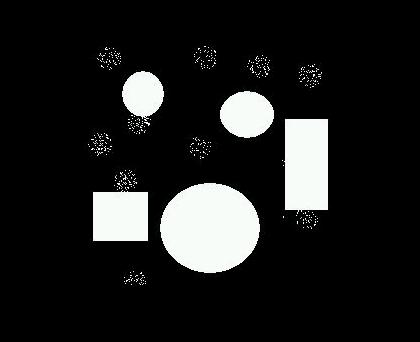
%> input picture pre/image.jpeg, 420 x 342 px
$ octave lcx.m   (GNU Octave 9; MATLAB toolbox functions it lacks are replaced by stand-ins)
%> lines starting %> are read from the running program, lines starting %| are printed output that depends on the picture; in (x1, y1, x2, y2) boxes, pixels count from 0 and x2, y2 are one past the last pixel; in counts of white or black regions, pixels touching at a corner belong together; the program's own positions count from 1
clear all;clc;close all;
RGB = imread('image.jpeg');
%> RGB is the input picture: size 342x420x3 uint8; mean R, G, B 30.7, 31.2, 30.8
subplot(2,3,1);imshow(RGB);title("原图");
%% 阈值化图形
I = rgb2gray(RGB);
bw = imbinarize(I);
%> bw: size 342x420 logical; 12.3% white; 321 white regions (316 under 20 px), largest, box (x1, y1, x2, y2) and area: (160, 183, 260, 273) 6996, (284, 119, 328, 214) 3920, (93, 190, 148, 241) 2699, (220, 91, 274, 138) 1950, (122, 71, 164, 121) 1484
subplot(2,3,2);imshow(bw);title("二值化后图像");
%% 结构元素为圆形，对图像进行一次腐蚀膨胀操作
SE=strel('disk',6);  % 第1次腐蚀
bw=imerode(bw,SE);
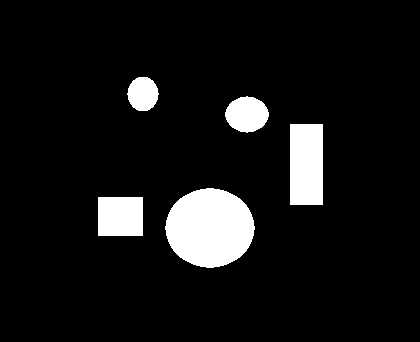
%> bw: size 342x420 logical; 8.3% white; 5 white regions, box (x1, y1, x2, y2) and area: (165, 188, 255, 268) 5520, (290, 124, 323, 205) 2673, (98, 197, 143, 236) 1755, (225, 96, 269, 133) 1208, (127, 77, 159, 111) 836
subplot(2,3,3);imshow(bw);title('腐蚀后图像')
SE2=strel('disk',6); % 第1次膨胀
I4=imdilate(bw,SE2);
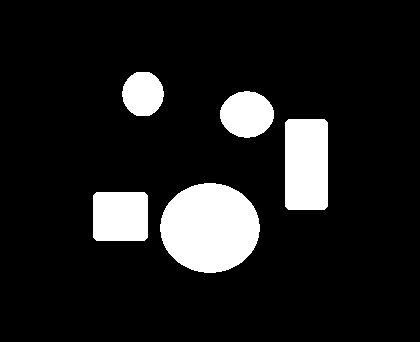
%> I4: size 342x420 logical; 11.8% white; 5 white regions, box (x1, y1, x2, y2) and area: (160, 183, 260, 273) 6996, (285, 119, 328, 210) 3889, (93, 192, 148, 241) 2671, (220, 91, 274, 138) 1950, (122, 72, 164, 116) 1464
subplot(2,3,4);imshow(I4);title('膨胀后图像')
%% 找到边界
[B,L] = bwboundaries(I4,'noholes');% 通过函数找到边界
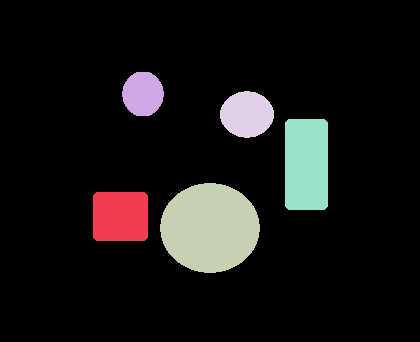
%> L: size 342x420 double; 6 distinct labels, from 0 to 5; one colour per label, 0 black
%> B = 5 boundaries; box (x1, y1, x2, y2) and points: (160, 183, 260, 273) 265, (285, 119, 328, 210) 253, (93, 192, 148, 241) 193, (220, 91, 274, 138) 139, (122, 72, 164, 116) 121
subplot(2,3,5);imshow(L);
hold on
%% 根据圆度进行判断
stats = regionprops(L,'Area','Centroid');  % 获得质心
%> stats = 5 regions; Area and Centroid: 6996 [210.5 228.5], 3889 [307 165], 2671 [121 217], 1950 [247.5 115], 1464 [143.5 94.5]
% regionprops(英文get the properties of region)是Matlab中用来度量图像区域属性的函数。
threshold = 0.9;    % 调试可行阈值
% 循环找到各个图形的边界
i=0;
for k = 1:length(B)
  % obtain (X,Y) boundary coordinates corresponding to label 'k'
  boundary = B{k};
  % 获得边界像素点进而得到周长，以及所包围的面积
  delta_sq = diff(boundary).^2;
  perimeter = sum(sqrt(sum(delta_sq,2)));
  area = stats(k).Area;
  yuandu = 4*pi*area/perimeter^2; % 圆度的计算
  yuandu_string = sprintf('%2.2f',yuandu);
  % 将大于阈值的图形判定为圆
  if yuandu > threshold
    centroid = stats(k).Centroid;
    plot(centroid(1),centroid(2),'c*');  % 将圆标出*号
    i=i+1;
  end
  title(["被标注的为圆形,图中圆的个数为",num2str(i)]);
end
%> this loop made 5 passes
%> (perimeter, area, yuandu, yuandu_string, centroid) on passes 2 to 4: (139.9, 1464, 0.94, '0.94', [143.5 94.5]), (310.4, 6996, 0.913, '0.91', [210.5 228.5]), (162.9, 1950, 0.924, '0.92', [247.5 115])
%> (perimeter, area, yuandu, yuandu_string) on passes 1, 5: (197, 2671, 0.865, '0.87'), (257, 3889, 0.74, '0.74')
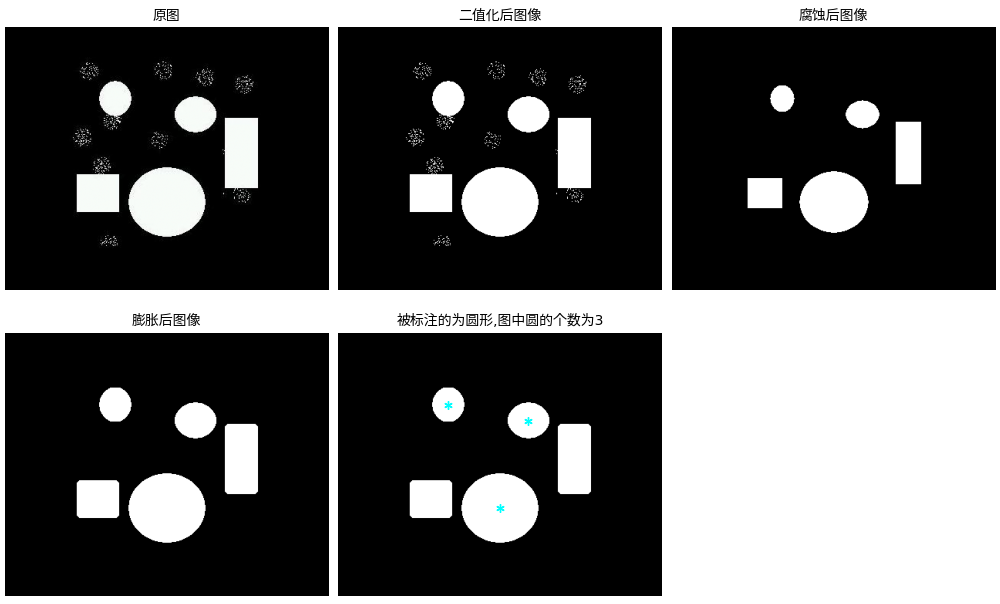
%> figure redrawn from the program's plot data, 5 panels

$ run again, with pre/img.jpeg copied over pre/image.jpeg
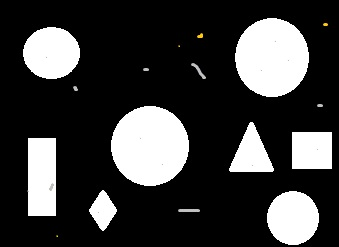
%> input picture pre/img.jpeg, 339 x 247 px
%> RGB is the input picture: size 247x339x3 uint8; mean R, G, B 60, 60, 59.9
%> `bw = imbinarize(I);`:
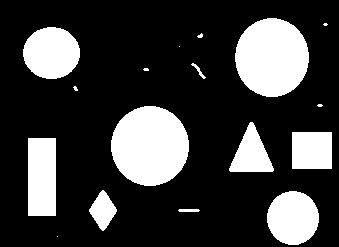
%> bw: size 247x339 logical; 23.6% white; 17 white regions (7 under 20 px), largest, box (x1, y1, x2, y2) and area: (111, 106, 189, 186) 4879, (235, 18, 309, 97) 4567, (23, 27, 80, 79) 2318
%> I4: size 247x339 logical; 23.2% white; 8 white regions, largest, box (x1, y1, x2, y2) and area: (111, 106, 189, 186) 4879, (235, 18, 309, 97) 4567, (23, 27, 80, 79) 2316
%> `[B,L] = bwboundaries(I4,'noholes');`:
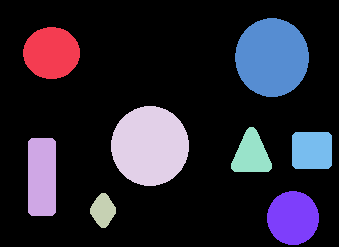
%> L: size 247x339 double; 9 distinct labels, from 0 to 8; one colour per label, 0 black
%> B = 8 boundaries; box (x1, y1, x2, y2) and points: (111, 106, 189, 186) 221, (235, 18, 309, 97) 215, (28, 138, 56, 216) 197, (23, 27, 80, 79) 151, (267, 191, 319, 245) 149, (292, 132, 332, 169) 139, (231, 127, 272, 172) 127, (90, 193, 116, 228) 77
%> stats = 8 regions; Area and Centroid: 4879 [150.5 146.5], 4567 [272.5 58.1], 2316 [52.1 53.6], 2200 [293.5 218.6], 2160 [42.5 177.5], 1456 [312.5 151], 1203 [252 155.1], 605 [103.6 211]
%> the loop `for k = 1:length(B)` made 8 passes
%> (perimeter, area, yuandu, yuandu_string, centroid) on passes 1, 4, 6, 7: (176.5, 2316, 0.934, '0.93', [52.05 53.56]), (258.1, 4879, 0.92, '0.92', [150.5 146.5]), (250.5, 4567, 0.915, '0.91', [272.5 58.06]), (172.9, 2200, 0.925, '0.93', [293.5 218.6])
